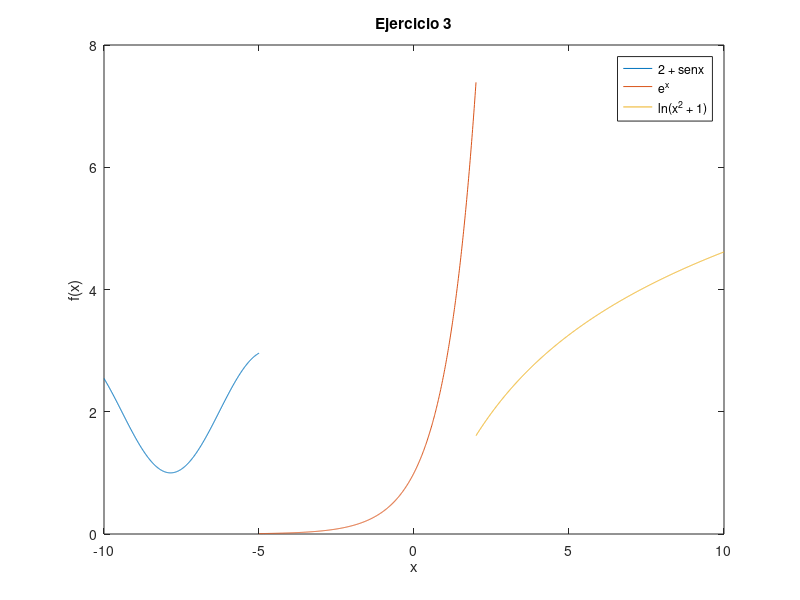

Reproduce this figure in MATLAB.
x1=-10:.01:-5;
y1=2+sin(x1);

x2=-5:.01:2;
y2 = exp(x2);

x3 = 2:.01:10;
y3 = log(x3.^2 + 1);

plot(x1,y1,x2,y2,x3,y3)
ylabel('f(x)');
xlabel('x');
title('Ejercicio 3');
legend('2 + senx','e^x','ln(x^2 + 1)');

